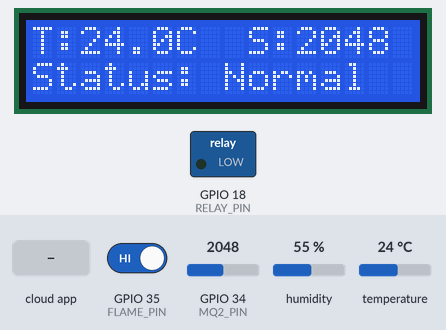
Recording of a sketch running on a simulated ESP32. Parts: 16×2 character LCD, switched loads named in the sketch (green lamp = pin HIGH). The test bench sets the inputs (shaded band); at power-on: GPIO 35 (FLAME_PIN) HIGH, temperature 24 °C, GPIO 34 (MQ2_PIN) = 2048, humidity 55 %. WiFi joins after 1.5 s; servers stay silent unless stated; what the sketch prints to the serial monitor is not drawn.

Above: at 2.9 s.
3.0 s: GPIO 35 (FLAME_PIN) driven LOW
At 4.9 s:
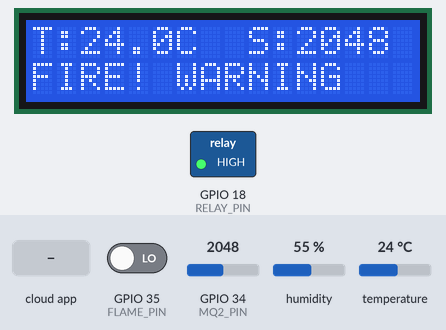
5.2 s: temperature set to 12 °C
At 6.6 s:
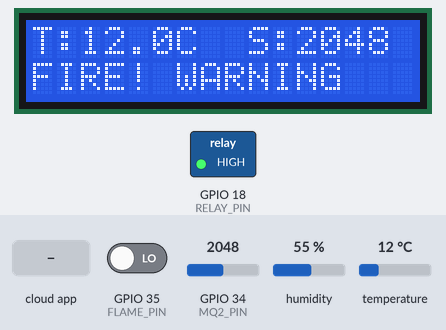
7.2 s: GPIO 34 (MQ2_PIN) set to 1460
At 8.9 s:
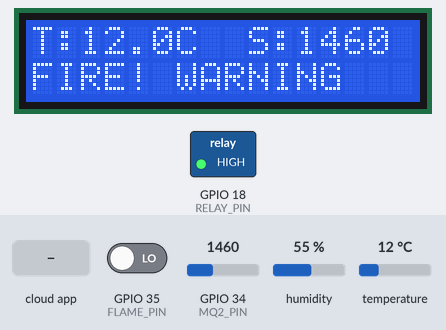
9.2 s: GPIO 35 (FLAME_PIN) driven HIGH
At 10.9 s:
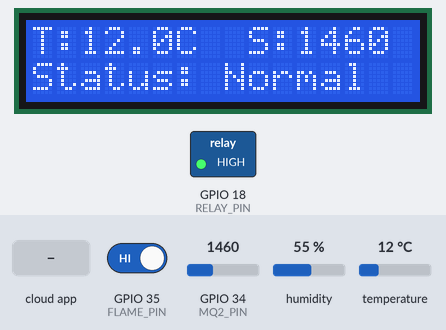
11.2 s: the phone or cloud app sets manual_pump to 0
At 11.8 s:
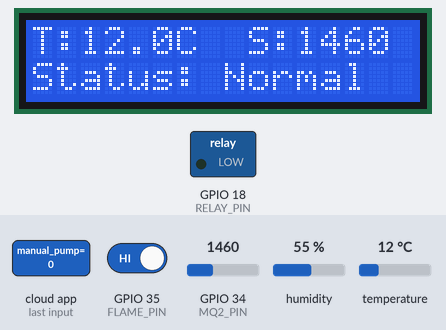
13.4 s: temperature set to 19 °C
At 14.1 s:
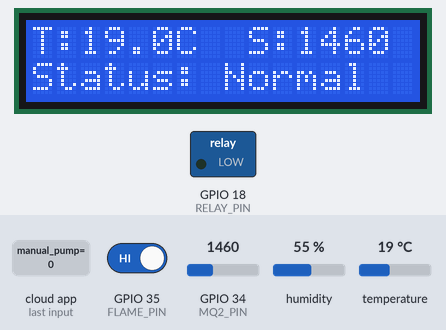
Timing chart, 0 to 16.2 s (numbered marks = the images above; inputs shaded):
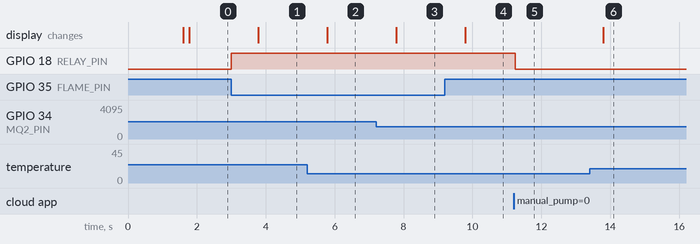

The sketch:

fireAlarm.ino
```cpp
#include <Arduino.h>
#include <WiFi.h>
#include <Firebase_ESP_Client.h>
#include <DHT.h>
#include <Wire.h>               // Thêm thư viện I2C
#include <LiquidCrystal_I2C.h>  // Thêm thư viện LCD

// Helper functions cho Firebase-ESP-Client
#include "addons/TokenHelper.h"
#include "addons/RTDBHelper.h"

// --- Cấu hình Wi-Fi ---
#define WIFI_SSID "KenBar Xin Chao"
#define WIFI_PASSWORD ""

// --- Cấu hình Firebase ---
#define API_KEY "AIzaSyBwHc76tUflMAl31DV2OAa1gopgssTaIlY"
#define DATABASE_URL "https://firealarm-3bb42-default-rtdb.asia-southeast1.firebasedatabase.app"

// --- Khai báo chân (Pins) ---
#define DHTPIN 4
#define DHTTYPE DHT22
#define MQ2_PIN 34
#define FLAME_PIN 35
#define RELAY_PIN 18

// --- Khởi tạo đối tượng ---
DHT dht(DHTPIN, DHTTYPE);
LiquidCrystal_I2C lcd(0x27, 16, 2); // Khởi tạo LCD địa chỉ 0x27, 16 cột, 2 hàng

FirebaseData fbdo;
FirebaseData streamData;
FirebaseAuth auth;
FirebaseConfig config;

// --- Biến thời gian ---
unsigned long lastSendTime = 0;
const unsigned long sendInterval = 2000;

// --- Callback kích hoạt khi có sự thay đổi trên Firebase ---
void streamCallback(FirebaseStream data) {
  if (data.dataType() == "boolean") {
    bool pumpState = data.boolData();
    digitalWrite(RELAY_PIN, pumpState ? HIGH : LOW);
    Serial.print("Manual pump state changed to: ");
    Serial.println(pumpState ? "ON" : "OFF");
  } else if (data.dataType() == "int") {
    int pumpState = data.intData();
    digitalWrite(RELAY_PIN, pumpState == 1 ? HIGH : LOW);
    Serial.print("Manual pump state changed to: ");
    Serial.println(pumpState == 1 ? "ON" : "OFF");
  }
}

void streamTimeoutCallback(bool timeout) {
  if (timeout) {
    Serial.println("Firebase stream timeout, resuming...");
  }
}

//============== DATA LOG EVENT =============================================///////////////////////
//============================    KHAI BÁO BIẾN  ==========================================
// --- Biến lưu trạng thái cũ để so sánh (Edge Computing) ---
// float lastTemp = 0;
// int lastSmoke = 0;
// bool lastFireState = false;   // false là an toàn, true là có cháy
// bool lastPumpState = false;   // Trạng thái bơm trước đó

// // --- Ngưỡng định nghĩa sự kiện ---
// #define TEMP_DELTA 2.0        // Chênh lệch nhiệt độ để lưu log
// #define SMOKE_DELTA 50        // Chênh lệch khói để lưu log
// #define TEMP_THRESHOLD 50.0   // Ngưỡng báo động nhiệt độ
// #define SMOKE_THRESHOLD 1500   // Ngưỡng báo động khói


//============== DATA LOG EVENT & EDGE COMPUTING ==================================

// --- 1. Biến & Ngưỡng cho Dữ liệu Realtime (Màn hình App) ---
// Yêu cầu: Nhạy bén vừa phải, tránh màn hình App bị "đứng hình" nhưng không spam.
#define TEMP_REALTIME_DELTA 0.5    // Lệch 0.5 độ mới báo lên App
#define SMOKE_REALTIME_DELTA 50   // Lệch 15 ppm mới báo lên App
#define REALTIME_HEARTBEAT 10000   // Bắt buộc cập nhật App mỗi 10s dù không đổi
float lastRealtimeTemp = -100;
int lastRealtimeSmoke = -100;
bool lastRealtimeFire = false;
unsigned long lastRealtimeTime = 0;

// --- 2. Biến & Ngưỡng cho Lịch sử Log (Lưu PostgreSQL) ---
// Yêu cầu: Giãn cách xa hơn, chỉ lưu khi biến động rõ rệt để tiết kiệm Database.
#define TEMP_LOG_DELTA 2.0         // Lệch 2 độ mới lưu Database
#define SMOKE_LOG_DELTA 100        // Lệch 50 ppm mới lưu Database
#define LOG_HEARTBEAT 300000       // Bắt buộc lưu Database mỗi 5 phút (300,000ms)
float lastTemp = -100;
int lastSmoke = -100;
unsigned long lastLogTime = 0;

// --- 3. Biến & Ngưỡng cho Cảnh báo/Sự kiện (Event) ---
#define TEMP_THRESHOLD 50.0
#define SMOKE_THRESHOLD 1500
bool lastFireState = false;
bool lastPumpState = false;

//=======================================================================================================

void setup() {
  Serial.begin(115200);

  // Khởi tạo LCD
  lcd.init();
  lcd.backlight();
  lcd.setCursor(0, 0);
  lcd.print("System Starting");

  // 1. Cấu hình I/O
  pinMode(MQ2_PIN, INPUT);
  pinMode(FLAME_PIN, INPUT);
  pinMode(RELAY_PIN, OUTPUT);
  digitalWrite(RELAY_PIN, LOW);

  dht.begin();

  // 2. Kết nối Wi-Fi
  WiFi.begin(WIFI_SSID, WIFI_PASSWORD);
  WiFi.setAutoReconnect(true);


  Serial.print("Connecting to Wi-Fi");
  while (WiFi.status() != WL_CONNECTED) {
    Serial.print(".");
    delay(300);
  }
  Serial.println("\nWi-Fi connected.");

  lcd.clear();
  lcd.print("WiFi Connected");

  // 3. Cấu hình thông tin Firebase
  config.api_key = API_KEY;
  config.database_url = DATABASE_URL;

  // Thực hiện đăng nhập ẩn danh (Anonymous Authentication)
  Serial.print("Sign up as anonymous... ");
  if (Firebase.signUp(&config, &auth, "", "")) {
    Serial.println("OK");
  } else {
    Serial.printf("FAILED: %s\n", config.signer.signupError.message.c_str());
  }

  config.token_status_callback = tokenStatusCallback;

  Firebase.begin(&config, &auth);
  Firebase.reconnectWiFi(true);

  // 4. Thiết lập lắng nghe (Stream)
  if (!Firebase.RTDB.beginStream(&streamData, "/system_status/manual_pump")) {
    Serial.printf("Stream begin error: %s\n", streamData.errorReason().c_str());
  }
  Firebase.RTDB.setStreamCallback(&streamData, streamCallback, streamTimeoutCallback);
}

void loop() {
  // 2. Tự động bật máy bơm: Tức thời bật khi phát hiện cháy
  if (digitalRead(FLAME_PIN) == LOW) {
    digitalWrite(RELAY_PIN, HIGH);
  }

  if (Firebase.ready() && (millis() - lastSendTime > sendInterval || lastSendTime == 0)) {
    lastSendTime = millis();

    // Đọc cảm biến
    float temp = dht.readTemperature();
    int smoke = analogRead(MQ2_PIN);
    int fireDetected = digitalRead(FLAME_PIN);

    if (isnan(temp)) {
      Serial.println("Failed to read from DHT sensor!");
      temp = 0.0;
    }

    // --- LOGIC HIỂN THỊ LCD ---
    lcd.clear();
    // Dòng 1: Hiển thị Nhiệt độ và Khói
    lcd.setCursor(0, 0);
    lcd.print("T:"); lcd.print(temp, 1); lcd.print("C");
    lcd.setCursor(9, 0);
    lcd.print("S:"); lcd.print(smoke);

    // Dòng 2: Hiển thị trạng thái Lửa
    lcd.setCursor(0, 1);
    if (fireDetected == LOW) { // Cảm biến lửa thường trả về LOW khi thấy lửa
       lcd.print("FIRE! WARNING ");
    } else {
       lcd.print("Status: Normal ");
    }


    bool currentFireState = (fireDetected == LOW);
    bool currentPumpState = (digitalRead(RELAY_PIN) == HIGH);

    // ==============================================================================
    // 🛡️ LỚP LỌC 1: REALTIME (Dành cho UI Mobile)
    // ==============================================================================
    // Chỉ đẩy lên /system_status khi: Lệch ngưỡng nhỏ, HOẶC Trạng thái cháy thay đổi, HOẶC Quá 10 giây.
    bool realtimeChanged = (fabs(temp - lastRealtimeTemp) >= TEMP_REALTIME_DELTA) ||
                           (abs(smoke - lastRealtimeSmoke) >= SMOKE_REALTIME_DELTA) ||
                           (currentFireState != lastRealtimeFire);

    if (realtimeChanged || (millis() - lastRealtimeTime > REALTIME_HEARTBEAT) || lastRealtimeTime == 0) {
      FirebaseJson json;
      json.set("temp", temp);
      json.set("smoke", smoke);
      json.set("fire_detected", currentFireState);

      Serial.print("Edge: Pushing Realtime data... ");
      if (Firebase.RTDB.updateNode(&fbdo, "/system_status", &json)) {
        Serial.println("PASSED");
        // Reset lại mốc so sánh
        lastRealtimeTemp = temp;
        lastRealtimeSmoke = smoke;
        lastRealtimeFire = currentFireState;
        lastRealtimeTime = millis();
      } else {
        Serial.println("FAILED: " + fbdo.errorReason());
      }
    }

    // ==============================================================================
    // 🛡️ LỚP LỌC 2: SENSOR LOGS (Dành cho Database/Biểu đồ)
    // ==============================================================================
    // Chỉ đẩy lên /sensor_logs_buffer khi: Lệch ngưỡng lớn, HOẶC Quá 5 phút (Heartbeat).
    bool logChanged = (fabs(temp - lastTemp) >= TEMP_LOG_DELTA) ||
                      (abs(smoke - lastSmoke) >= SMOKE_LOG_DELTA);

    if (logChanged || (millis() - lastLogTime > LOG_HEARTBEAT) || lastLogTime == 0) {
      FirebaseJson sensorLog;
      sensorLog.set("device_id", "NODE_01");
      sensorLog.set("temperature", temp);
      sensorLog.set("smoke", smoke);

      if (Firebase.RTDB.pushJSON(&fbdo, "/sensor_logs_buffer", &sensorLog)) {
        Serial.println("Edge: Pushed Sensor Log");
        lastTemp = temp;
        lastSmoke = smoke;
        lastLogTime = millis();
      }
    }


    // // --- LOGIC REALTIME (Luồng cũ) ---
    // FirebaseJson json;
    // json.set("temp", temp);
    // json.set("smoke", smoke);
    // json.set("fire_detected", (fireDetected == LOW));

    // Serial.print("Pushing sensor data to Firebase... ");
    // if (Firebase.RTDB.updateNode(&fbdo, "/system_status", &json)) {
    //   Serial.println("PASSED");
    // } else {
    //   Serial.println("FAILED");
    //   Serial.println("REASON: " + fbdo.errorReason());
    // }

    // // ==============================================================================
    // // --- LOGIC EDGE COMPUTING ---
    // // ==============================================================================
    // bool currentFireState = (fireDetected == LOW);
    // bool currentPumpState = (digitalRead(RELAY_PIN) == HIGH);

    // // 3. Ghi log cảm biến (Sensor Logs)
    // if (abs(temp - lastTemp) > TEMP_DELTA || abs(smoke - lastSmoke) > SMOKE_DELTA) {
    //   FirebaseJson sensorLog;
    //   sensorLog.set("device_id", "NODE_01");
    //   sensorLog.set("temperature", temp);
    //   sensorLog.set("smoke", smoke);

    //   if (Firebase.RTDB.pushJSON(&fbdo, "/sensor_logs_buffer", &sensorLog)) {
    //     Serial.println("Edge: Pushed Sensor Log");
    //     lastTemp = temp;
    //     lastSmoke = smoke;
    //   } else {
    //     Serial.println("Edge: Failed to push Sensor Log: " + fbdo.errorReason());
    //   }
    // }

    // 4. Ghi log sự kiện (System Events)

    // a. Sự kiện CHÁY/SAFE: Khi trạng thái lửa thay đổi.
    if (currentFireState != lastFireState) {
      FirebaseJson eventLog;
      eventLog.set("device_id", "NODE_01");
      eventLog.set("event_type", currentFireState ? "FIRE" : "SAFE");
      eventLog.set("description", currentFireState ? "Phát hiện cháy!" : "Hệ thống an toàn.");
      eventLog.set("snapshot_temp", temp);
      eventLog.set("snapshot_smoke", smoke);

      if (Firebase.RTDB.pushJSON(&fbdo, "/system_events_buffer", &eventLog)) {
        Serial.println("Edge: Pushed Event -> " + String(currentFireState ? "FIRE" : "SAFE"));
        lastFireState = currentFireState;
      }
    }

    // b. Sự kiện CẢNH BÁO: Khi chưa cháy nhưng quá nhiệt hoặc quá khói (Cooldown 60s)
    static unsigned long lastWarningTime = 0;
    if (!currentFireState && (temp > TEMP_THRESHOLD || smoke > SMOKE_THRESHOLD)) {
      if (millis() - lastWarningTime > 60000 || lastWarningTime == 0) {
        FirebaseJson eventLog;
        eventLog.set("device_id", "NODE_01");
        eventLog.set("event_type", "WARNING");
        eventLog.set("description", "Vượt ngưỡng an toàn (Nhiệt/Khói).");
        eventLog.set("snapshot_temp", temp);
        eventLog.set("snapshot_smoke", smoke);

        if (Firebase.RTDB.pushJSON(&fbdo, "/system_events_buffer", &eventLog)) {
          Serial.println("Edge: Pushed Event -> WARNING");
          lastWarningTime = millis();
        }
      }
    }

    // c. Sự kiện BƠM: Khi trạng thái RELAY thay đổi.
    if (currentPumpState != lastPumpState) {
      FirebaseJson eventLog;
      eventLog.set("device_id", "NODE_01");
      eventLog.set("event_type", currentPumpState ? "PUMP_ON" : "PUMP_OFF");
      eventLog.set("description", currentPumpState ? "Máy bơm được bật." : "Máy bơm đã tắt.");
      eventLog.set("snapshot_temp", temp);
      eventLog.set("snapshot_smoke", smoke);

      if (Firebase.RTDB.pushJSON(&fbdo, "/system_events_buffer", &eventLog)) {
        Serial.println("Edge: Pushed Event -> " + String(currentPumpState ? "PUMP_ON" : "PUMP_OFF"));
        lastPumpState = currentPumpState;
      }
    }
    // ==============================================================================
  }
}
```

Measured:
- after the input at 3.0 s, GPIO 18 (RELAY_PIN): LOW → HIGH at once; the display: changes after 0.78 s (image 1)
- after the input at 5.2 s, the display: changes after 0.58 s (image 2)
- after the input at 7.2 s, the display: changes after 0.58 s (image 3)
- after the input at 9.2 s, the display: changes after 0.59 s (image 4)
- after the input at 11.2 s, GPIO 18 (RELAY_PIN): HIGH → LOW after 0.05 s
- after the input at 13.4 s, the display: changes after 0.39 s (image 6)
